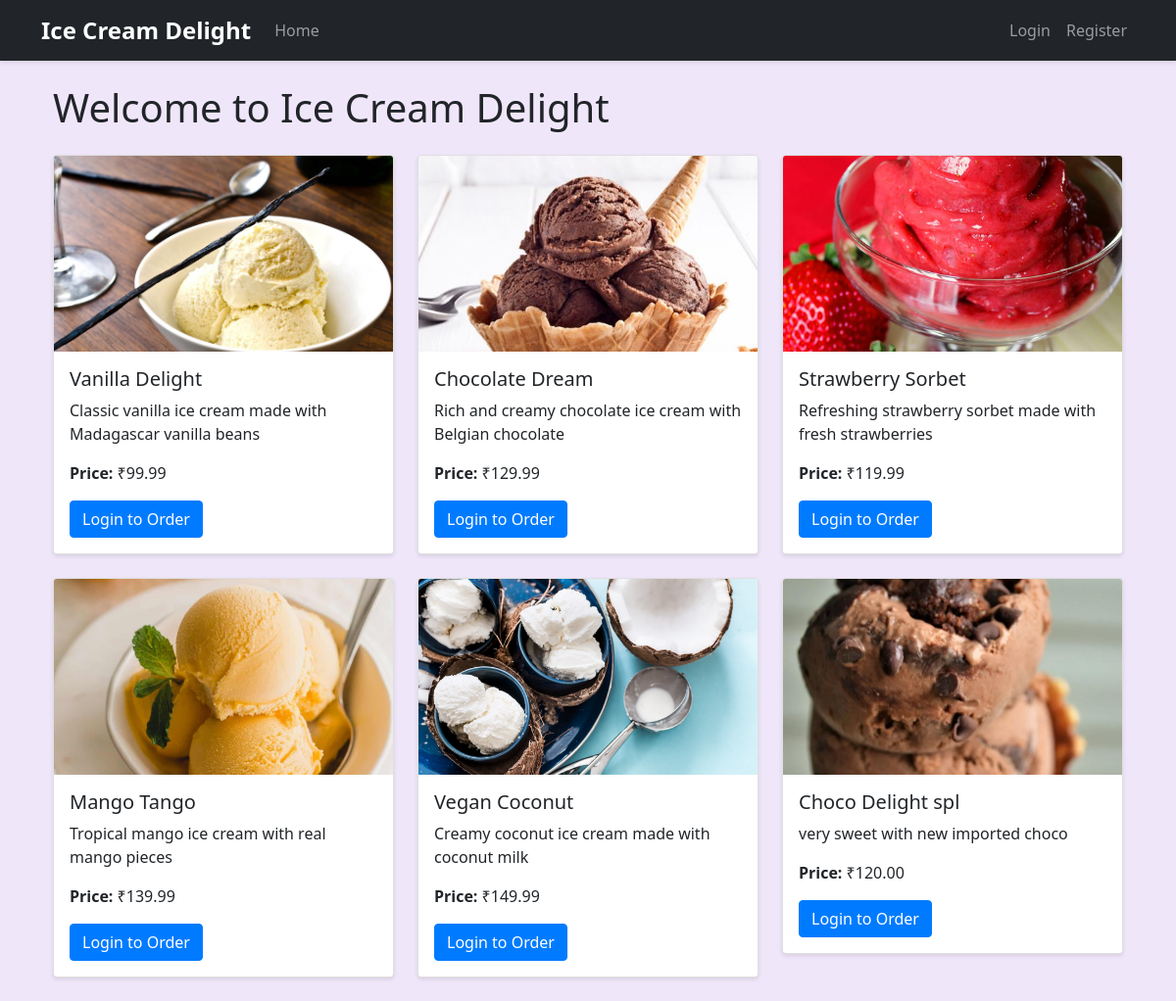
The page / on the database its author committed.
### models.py (models this page shows)
class Product(db.Model):
    id = db.Column(db.Integer, primary_key=True)
    name = db.Column(db.String(100), nullable=False)
    description = db.Column(db.Text)
    price = db.Column(db.Float, nullable=False)
    image_url = db.Column(db.String(200))
    category = db.Column(db.String(50))
    stock = db.Column(db.Integer, default=0)
    created_at = db.Column(db.DateTime, default=datetime.utcnow)
    order_items = db.relationship('OrderItem', backref='product', lazy=True)

### app.py (the view)
@app.route('/')
def index():
    products = Product.query.all()
    return render_template('home.html', products=products)

### app.py (called while the page is built)
@app.before_request
def initialize_cart():
    if 'cart' not in session:
        session['cart'] = {}

### templates/home.html (shortened to what this page needs)
{% extends "base.html" %}
{% block content %}
<div class="container">
    <h1 class="mb-4">Welcome to Ice Cream Delight</h1>
    <div class="row">
        {% for product in products %}
        <div class="col-md-4 mb-4">
            <div class="card">
                <img src="{{ product.image_url }}" class="card-img-top" alt="{{ product.name }}">
                <div class="card-body">
                    <h5 class="card-title">{{ product.name }}</h5>
                    <p class="card-text">{{ product.description }}</p>
                    <p class="card-text"><strong>Price:</strong> ₹{{ "%.2f"|format(product.price) }}</p>
                    {% if current_user.is_authenticated %}
                        <button class="btn btn-primary add-to-cart" data-product-id="{{ product.id }}">Add to Cart</button>
                    {% else %}
                        <a href="{{ url_for('login') }}" class="btn btn-primary">Login to Order</a>
                    {% endif %}
                </div>
            </div>
        </div>
        {% else %}
        <div class="col-12">
            <p>No products available at the moment.</p>
        </div>
        {% endfor %}
    </div>
</div>
{% endblock %}

### templates/base.html (shortened to what this page needs)
<!DOCTYPE html>
<html lang="en">
<head>
    <link href="https://cdn.jsdelivr.net/npm/bootstrap@5.1.3/dist/css/bootstrap.min.css" rel="stylesheet">
    <link rel="stylesheet" href="{{ url_for('static', filename='styles.css') }}">
    <link rel="stylesheet" href="https://cdnjs.cloudflare.com/ajax/libs/font-awesome/5.15.3/css/all.min.css">
</head>
<body>
    <nav class="navbar navbar-expand-lg navbar-dark bg-dark">
        <div class="container">
            <a class="navbar-brand" href="{{ url_for('index') }}">Ice Cream Delight</a>
            <div class="collapse navbar-collapse" id="navbarNav">
                <ul class="navbar-nav me-auto">
                    <li class="nav-item">
                        <a class="nav-link" href="{{ url_for('index') }}">Home</a>
                    </li>
                </ul>
                <ul class="navbar-nav">
                    {% if current_user.is_authenticated %}
                        {% if current_user.is_admin %}
                        <li class="nav-item">
                            <a class="nav-link" href="{{ url_for('admin_dashboard') }}">Admin</a>
                        </li>
                        {% endif %}
                        <li class="nav-item">
                            <a class="nav-link" href="{{ url_for('cart') }}">Cart</a>
                        </li>
                        <li class="nav-item">
                            <a class="nav-link" href="{{ url_for('logout') }}">Logout</a>
                        </li>
                    {% else %}
                        <li class="nav-item">
                            <a class="nav-link" href="{{ url_for('login') }}">Login</a>
                        </li>
                        <li class="nav-item">
                            <a class="nav-link" href="{{ url_for('register') }}">Register</a>
                        </li>
                    {% endif %}
                </ul>
            </div>
        </div>
    </nav>
    <div class="container mt-4">
        {% block content %}{% endblock %}
    </div>
</body>
</html>

### static/styles.css (style rules this page uses)
:root { --primary-color: #FF6B6B; --secondary-color: #4ECDC4; --accent-color: #FFE66D; --dark-color: #2C3E50; }
body { font-family: 'Segoe UI', Tahoma, Geneva, Verdana, sans-serif; overflow-x: hidden; background-color: #f0e6fa; }
.navbar-brand { font-size: 1.5rem; font-weight: bold; }
.btn-primary { background-color: #007bff; border-color: #007bff; }
.card { box-shadow: 0 2px 4px rgba(0,0,0,0.1); }
.card-img-top { height: 200px; object-fit: cover; }
.navbar { box-shadow: 0 2px 4px rgba(0,0,0,0.1); }

### rows shown on the page
Product: image_url (picture), name "Vanilla Delight", description "Classic vanilla ice cream made with Madagascar vanilla beans", price "99.99"
Product: image_url (picture), name "Chocolate Dream", description "Rich and creamy chocolate ice cream with Belgian chocolate", price "129.99"
Product: image_url (picture), name "Strawberry Sorbet", description "Refreshing strawberry sorbet made with fresh strawberries", price "119.99"
Product: image_url (picture), name "Mango Tango", description "Tropical mango ice cream with real mango pieces", price "139.99"
Product: image_url (picture), name "Vegan Coconut", description "Creamy coconut ice cream made with coconut milk", price "149.99"
Product: image_url (picture), name "Choco Delight spl", description "very sweet with new imported choco", price "120.00"
